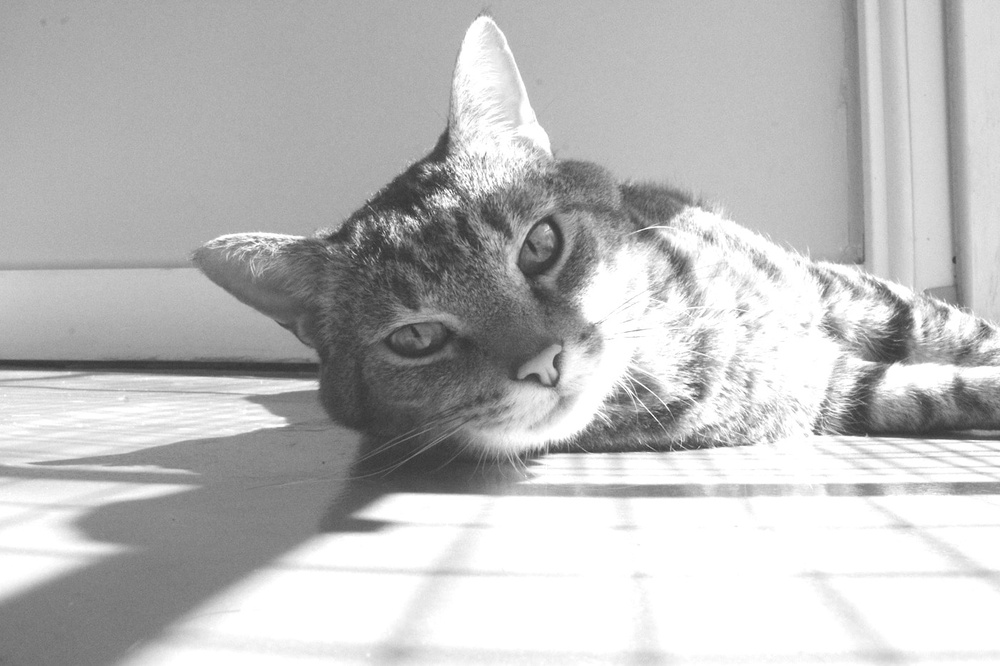
#> input picture frontend/images/cat_brightness+50.jpg, 1000 x 666 px, shrunk from 1400 x 933 before the run
$ python HistogramEqualization.py
#> lines starting #> are read from the running program, lines starting #| are printed output that depends on the picture
#> the answer given: ../../frontend/images/cat_brightness+50.jpg
import cv2
import numpy as np
import matplotlib.pyplot as plt
from matplotlib.widgets import Cursor
import os

def compute_histograms(image):
    """Compute regular and cumulative histograms."""
    hist = cv2.calcHist([image], [0], None, [256], [0, 256]).flatten()
    hist_norm = hist / hist.sum()
    hist_cum = hist_norm.cumsum()
    return hist, hist_cum

def apply_histogram_equalization(image):
    """Apply histogram equalization using OpenCV's built-in function."""
    return cv2.equalizeHist(image)

def plot_analysis(image_path):
    """Plot analysis of the image before and after equalization."""
    # Check if file exists
    if not os.path.exists(image_path):
        print(f"Error: File '{image_path}' not found.")
        return

    # Load the image
    image = cv2.imread(image_path, cv2.IMREAD_GRAYSCALE)
#> image is the input picture: shape (666, 1000); min 51, max 255, mean 188
    if image is None:
        print("Error: Could not load image.")
        return

    # Compute histograms for original
    hist_orig, cum_orig = compute_histograms(image)
#> in compute_histograms, `hist = cv2.calcHist([image], [0], None, [256], [0, 256]).flatten()`: hist = 256 values, max 113355 at index 255, min 0 at index 0, mean 2601.6
#> in compute_histograms, `hist_norm = hist / hist.sum()`: hist_norm = 256 values, max 0.17 at index 255, min 0 at index 0, mean 0.00391
#> in compute_histograms, `hist_cum = hist_norm.cumsum()`: hist_cum = 256 values from 0 to 1
#> hist_orig has the same summary as hist in compute_histograms; cum_orig = 256 values from 0 to 1

    # Equalize
    equalized = apply_histogram_equalization(image)
#> in apply_histogram_equalization, `return cv2.equalizeHist(image)`:
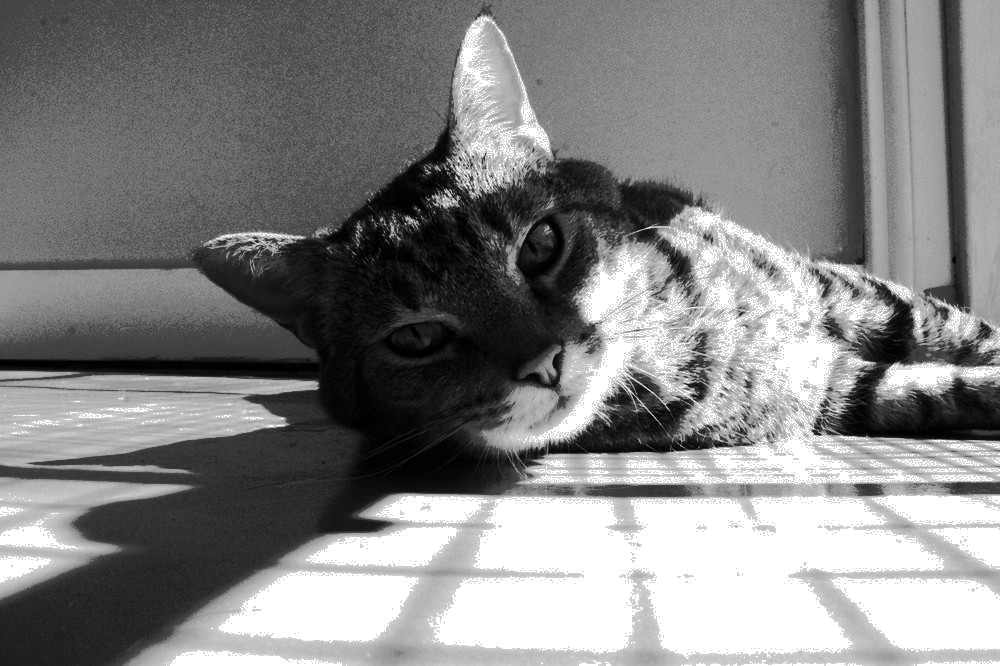
#> returned value: shape (666, 1000); min 0, max 255, mean 131.9
    hist_eq, cum_eq = compute_histograms(equalized)
#> hist_eq = 256 values, max 113355 at index 255, min 0 at index 39, mean 2601.6; cum_eq = 256 values from 0.00185 to 1

    # Plot
    fig = plt.figure(figsize=(10, 6))
    gs = fig.add_gridspec(2, 2)

    ax1 = fig.add_subplot(gs[0, 0])
    ax1.imshow(image, cmap='gray')
    ax1.set_title('Original Image')
    ax1.axis('off')

    ax2 = fig.add_subplot(gs[0, 1])
    ax2.plot(hist_orig, color='blue')
    ax2.set_title('Histogram (Original)')
    ax2.set_xlabel('Intensity')
    ax2.set_ylabel('Count')

    ax3 = fig.add_subplot(gs[1, 0])
    ax3.plot(cum_orig, color='blue')
    ax3.set_title('Cumulative (Original)')
    ax3.set_xlabel('Intensity')
    ax3.set_ylabel('Cumulative')

    ax4 = fig.add_subplot(gs[1, 1])
    ax4.plot(cum_eq, color='green')
    ax4.set_title('Cumulative (Equalized)')
    ax4.set_xlabel('Intensity')
    ax4.set_ylabel('Cumulative')

    # Add cursor for the last subplot
    cursor4 = Cursor(ax4, useblit=True, color='red', linewidth=1)
    ax4.format_coord = lambda x, y: f'Intensity: {int(x)}, Cumulative: {y:.3f}'

    plt.tight_layout()
    plt.show()
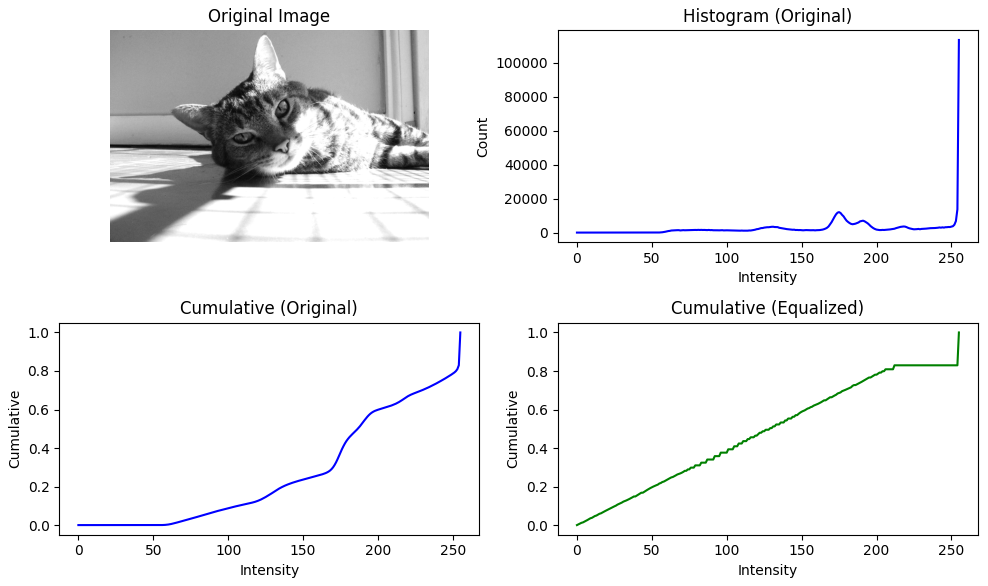
#> figure drawn by matplotlib, 4 panels; panel 2: curve peaks at x = 255, y = 113355; panel 3: curve peaks at x = 255, y = 1; panel 4: curve peaks at x = 255, y = 1

    # Ask if user wants to save the equalized image
    while True:
        save = input("\nDo you want to save the equalized image? (y/n): ").strip().lower()
        if save in ['y', 'n']:
            break
        print("Please enter 'y' for yes or 'n' for no.")
#> this loop made 6 passes; the answer given on pass 1: out.png

    if save == 'y':
        base_name = os.path.splitext(image_path)[0]
        ext = os.path.splitext(image_path)[1]
        output_path = f"{base_name}_equalized{ext}"
        cv2.imwrite(output_path, equalized)
        print(f"Image saved as: {output_path}")

    print("\nHistogram Equalization Analysis Tool")

def main():
    print("\nHistogram Equalization Analysis Tool")
    print("----------------------------------")
    print("Enter the path to your image file (or 'q' to quit)")
    print("Example: images/test.jpg or ./photo.png\n")

    while True:
        image_path = input("Image path (or 'q' to quit): ").strip()
        if image_path.lower() == 'q':
            print("Goodbye!")
            break

        if image_path:
            plot_analysis(image_path)
        else:
            print("Please enter a valid path or 'q' to quit.")

if __name__ == "__main__":
#> (the run stopped early here; a loop or call above may not have finished)
